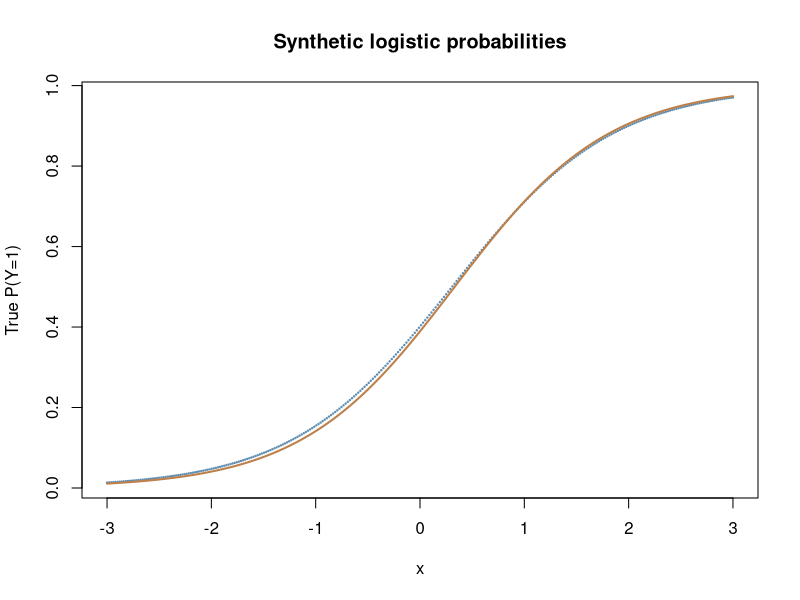

R code for this plot:
# LearningAI • ISLR (James et al., R edition) • independent demonstration
# Synthetic observations; NO copied textbook data, code, or empirical results.
# Run: Rscript islr-ch04.R     (base R only)
set.seed(2026)
x <- seq(-3,3,length.out=300)
p <- plogis(-.4 + 1.3*x)
y <- rbinom(length(x),1,p)
fit <- glm(y~x,family=binomial())
cat('Estimated log-odds coefficients:',coef(fit),'\n')
predict_p <- predict(fit,type='response')
for(cutoff in c(.2,.5,.8)) {
 pred <- as.integer(predict_p >= cutoff)
 cat('Threshold',cutoff,'\n'); print(table(predicted=pred,observed=y))
}
plot(x,p,pch=20,cex=.3,col='#608eb1',main='Synthetic logistic probabilities',ylab='True P(Y=1)')
ord <- order(x);lines(x[ord],predict_p[ord],col='#be8049',lwd=2)
